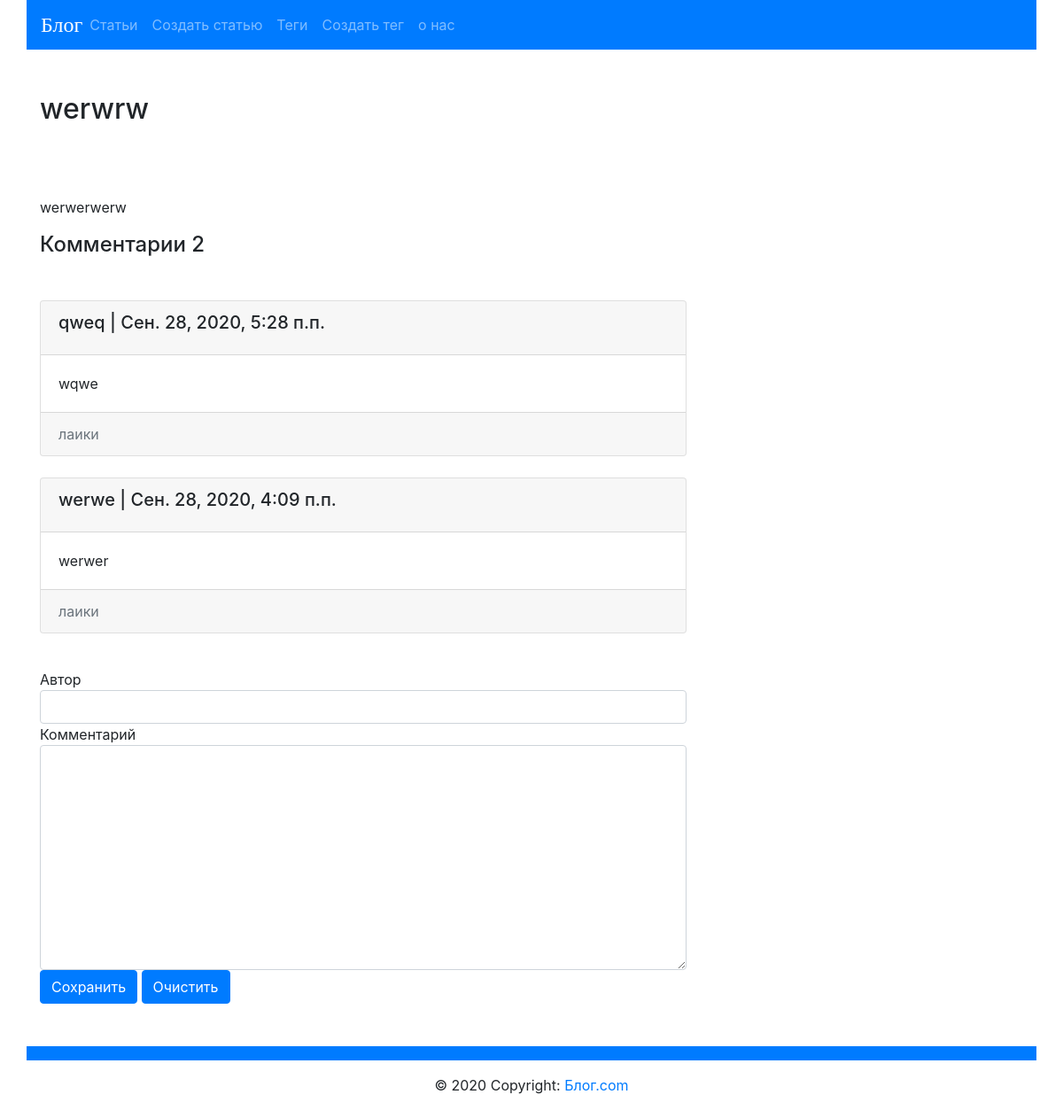
Screenshot of /blog/post/werwrw/ with the database file from the repository.
### blog/models.py (models this page shows, shortened)
class Post(models.Model):
        title=models.CharField(max_length=150,db_index=True,verbose_name="Заголовок")
        slug=models.CharField(max_length=150,blank=True,unique=True)
        body=models.TextField(blank=True,db_index=True,verbose_name="Текст статьи")
        date_pub=models.DateTimeField(auto_now_add=True)
        tags=models.ManyToManyField('Tag',blank=True,related_name='posts', verbose_name="Теги")
        def get_absolute_url(self):
            return reverse("post_detail_url", kwargs={"slug": self.slug})
        class Meta:
          verbose_name="Статья"
          verbose_name_plural = "Статьи"
          ordering = ['-date_pub']

class Comment(models.Model):
    name_author=models.CharField(max_length=50,blank=None,verbose_name="Автор")
    body_comment=models.CharField(max_length=300,blank=None,verbose_name="Комментарий")
    post=models.ForeignKey(Post,on_delete=models.CASCADE,verbose_name="")
    comm_date_pub = models.DateTimeField(auto_now_add=True)
    class Meta:
        ordering=['-comm_date_pub']

### blog/views.py (the view)
# urls.py: path('post/<str:slug>/',PostDetail.as_view(), name='post_detail_url'),
class PostDetail(ObjectDetailMixin,View):
   model = Post
   template = 'blog/post_detail.html'

### blog/forms.py
class CommentForm(forms.ModelForm):
    class Meta:
        model = Comment
        fields = ["name_author","body_comment","post"]
        widgets = {
            'name_author': forms.TextInput(attrs={'class': 'form-control'}),
            'body_comment': forms.Textarea(attrs={'class': 'form-control'}),
            'post': forms.HiddenInput(),
        }

### blog/utils.py (called while the page is built, shortened)
    def get(self,request,slug):
        if self.model.__name__ == "Post":
            obj = get_object_or_404(self.model,slug__iexact=slug)
            comm = obj.comment_set.all()
            form = CommentForm( {"post":obj})
            return render(request, self.template,
                      context={self.model.__name__.lower(): obj,"comm":comm,"form": form,"admin_obj":obj})

### blog/templates/blog/post_detail.html (shortened to what this page needs)
{% extends "blog/base_blog.html" %}
{% block content %}
    <h2 class="mt-5">
       {{post.title}}
    </h2>
    <br>
    <p class="mt-5">
       {{post.body}}
    </p>
    <h4 class="mb-5 mt-3">Комментарии {{comm.count}} </h4>
    {% for c in comm %}
        <div class="card">
                <div class="card-header">
                    <h5 class="card-title"> {{c.name_author}} | {{c.comm_date_pub}}</h5>
                </div>
                <div class="card-body">
                    <p class="card-text"> {{c.body_comment}}</p>
                </div>
                <div class="card-footer text-muted">
                    лаики
                </div>
        </div>
    <br>
    {% endfor %}
    <form class="mb-5 mt-3" action="{{  post.get_absolute_url  }}"  method="post">
        {% for fields in form %}
                {{fields.label}}
                {{fields}}
        {% endfor%}
        <button type="submit" class="btn  btn-primary"> Сохранить</button>
        <button type="reset" class="btn  btn-primary"> Очистить</button>
    </form>
{% endblock content %}

### rows the page displays
Post: title "werwrw", body "werwerwerw", count "2"
Comment: name_author "qweq", comm_date_pub "Сен. 28, 2020, 5:28 п.п.", body_comment "wqwe"
Comment: name_author "werwe", comm_date_pub "Сен. 28, 2020, 4:09 п.п.", body_comment "werwer"

### other values shown
{{ fields.label }} "Автор" "Комментарий"
